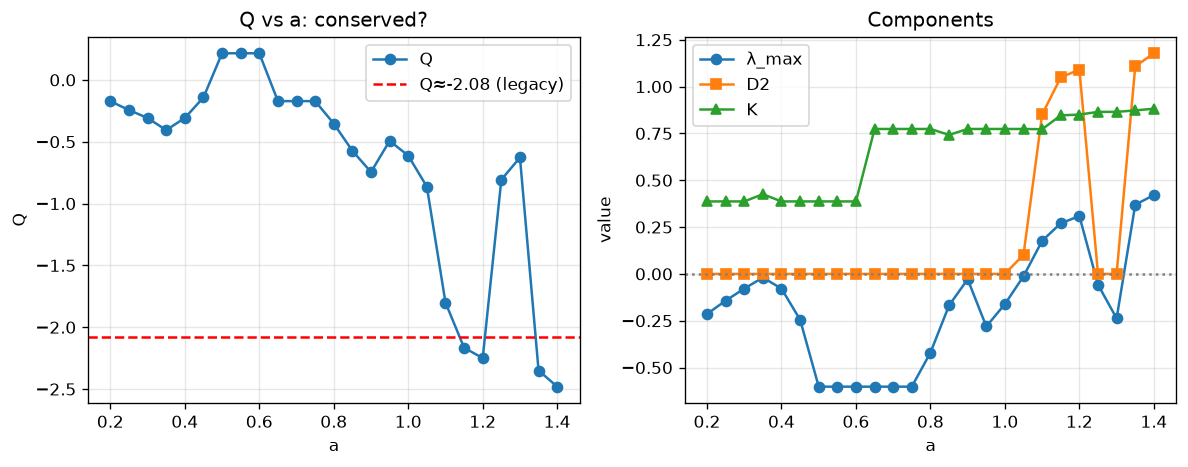

Reproduce this figure in Python.
"""
INDEPENDENT REPLICATION of EMP-149 (Gemini): Is morphospace charge Q = -lambda_max - D2 - K
conserved across Hénon parameter a, or is it a critical edge-of-chaos classifier?

Gemini's claim: Q varies continuously from +0.01 to -2.43 across a in [0.2,1.4], is non-conserved,
and Q≈-2.08 is an artifact of measuring at the period-doubling accumulation onset (a≈1.05-1.20).
We replicate and stress-test.

Setup: Hénon map (x,y) -> (1 - a*x^2 + y, b*x), b=0.3.
Compute per-parameter: lambda_max (Lyapunov via QR / tangent), D2 (correlation dimension via Grassberger-Procaccia), K (some complexity measure).
"""
import numpy as np
import math
import matplotlib
matplotlib.use('Agg')
import matplotlib.pyplot as plt

def henon_iter(x, y, a, b=0.3):
    return 1 - a*x*x + y, b*x

def lyapunov_max(a, b=0.3, n=20000, ntrans=2000):
    """Estimate max Lyapunov exponent via tangent-space QR method."""
    x, y = 0.1, 0.1
    # tangent vectors
    J = np.array([[ -2*a*x, 1.0], [b, 0.0]])  # Jacobian
    Q = np.eye(2)
    s = 0.0
    for i in range(ntrans):
        x, y = henon_iter(x, y, a, b)
    # Now accumulate
    for i in range(n):
        x, y = henon_iter(x, y, a, b)
        J = np.array([[-2*a*x, 1.0], [b, 0.0]])
        # multiply J with Q
        A = J @ Q
        Q, R = np.linalg.qr(A)
        s += np.log(np.abs(R[0, 0]) + 1e-12)
    return s / n

def correlation_dimension(a, b=0.3, n=8000, ntrans=1000, max_r_frac=0.1, n_r=30):
    """Grassberger-Procaccia correlation dimension via fixed-reference box counting."""
    x, y = 0.1, 0.1
    for i in range(ntrans):
        x, y = henon_iter(x, y, a, b)
    pts = []
    for i in range(n):
        x, y = henon_iter(x, y, a, b)
        pts.append((x, y))
    pts = np.array(pts)
    # Compute distances from a subsample of reference points
    n_ref = 200
    idx = np.random.default_rng(0).choice(n, n_ref, replace=False)
    ref = pts[idx]
    # Distances
    d = np.sqrt(((pts[:,None,:] - ref[None,:,:])**2).sum(-1))  # n x n_ref
    dmin = d.min()
    dmax = d.max()
    r_vals = np.logspace(np.log10(dmax*1e-3), np.log10(dmax*max_r_frac), n_r)
    C = np.zeros(n_r)
    for k, r in enumerate(r_vals):
        C[k] = np.mean(d < r)
    # slope of log C vs log r in linear regime
    mask = (C > 1e-6) & (C < 0.5)
    if mask.sum() < 3:
        return 0.0
    p = np.polyfit(np.log(r_vals[mask]), np.log(C[mask]), 1)
    return p[0]

def complexity_K(a, b=0.3, n=20000, ntrans=1000):
    """Permutation entropy / approximate complexity proxy for K."""
    x, y = 0.1, 0.1
    for i in range(ntrans):
        x, y = henon_iter(x, y, a, b)
    xser = []
    for i in range(n):
        x, y = henon_iter(x, y, a, b)
        xser.append(x)
    xser = np.array(xser)
    # permutation entropy with embedding 3
    m = 3
    perms = {}
    for i in range(len(xser)-m):
        seg = xser[i:i+m]
        order = tuple(np.argsort(seg))
        perms[order] = perms.get(order, 0) + 1
    total = sum(perms.values())
    probs = np.array(list(perms.values()))/total
    pe = -np.sum(probs*np.log(probs))/np.log(math.factorial(m)) if len(probs)>0 else 0
    # approximate K as normalized permutation entropy scaled
    return pe

a_vals = np.arange(0.2, 1.45, 0.05)
lam = []; D2 = []; K = []
for a in a_vals:
    l = lyapunov_max(a)
    d = correlation_dimension(a)
    k = complexity_K(a)
    lam.append(l); D2.append(d); K.append(k)
lam = np.array(lam); D2 = np.array(D2); K = np.array(K)
Q = -lam - D2 - K

print("="*70)
print("Hénon Q = -lambda_max - D2 - K across a (b=0.3)")
print("="*70)
print(f"{'a':<6}{'lambda_max':<12}{'D2':<10}{'K':<10}{'Q':<10}")
for i,a in enumerate(a_vals):
    print(f"{a:<6.2f}{lam[i]:<12.4f}{D2[i]:<10.4f}{K[i]:<10.4f}{Q[i]:<10.4f}")

print(f"\nQ range: [{Q.min():.3f}, {Q.max():.3f}], std={Q.std():.3f}")
print(f"Correlation of Q with a: {np.corrcoef(a_vals, Q)[0,1]:.3f}")

plt.figure(figsize=(10,4))
plt.subplot(1,2,1)
plt.plot(a_vals, Q, 'o-', label='Q')
plt.axhline(-2.08, color='red', ls='--', label='Q≈-2.08 (legacy)')
plt.xlabel('a'); plt.ylabel('Q'); plt.title('Q vs a: conserved?')
plt.legend(); plt.grid(alpha=0.3)
plt.subplot(1,2,2)
plt.plot(a_vals, lam, 'o-', label='λ_max')
plt.plot(a_vals, D2, 's-', label='D2')
plt.plot(a_vals, K, '^-', label='K')
plt.axhline(0, color='gray', ls=':')
plt.xlabel('a'); plt.ylabel('value'); plt.title('Components')
plt.legend(); plt.grid(alpha=0.3)
plt.tight_layout()
plt.savefig("replicate_q_conservation.png", dpi=120, bbox_inches='tight')
print("\nSaved replicate_q_conservation.png")
